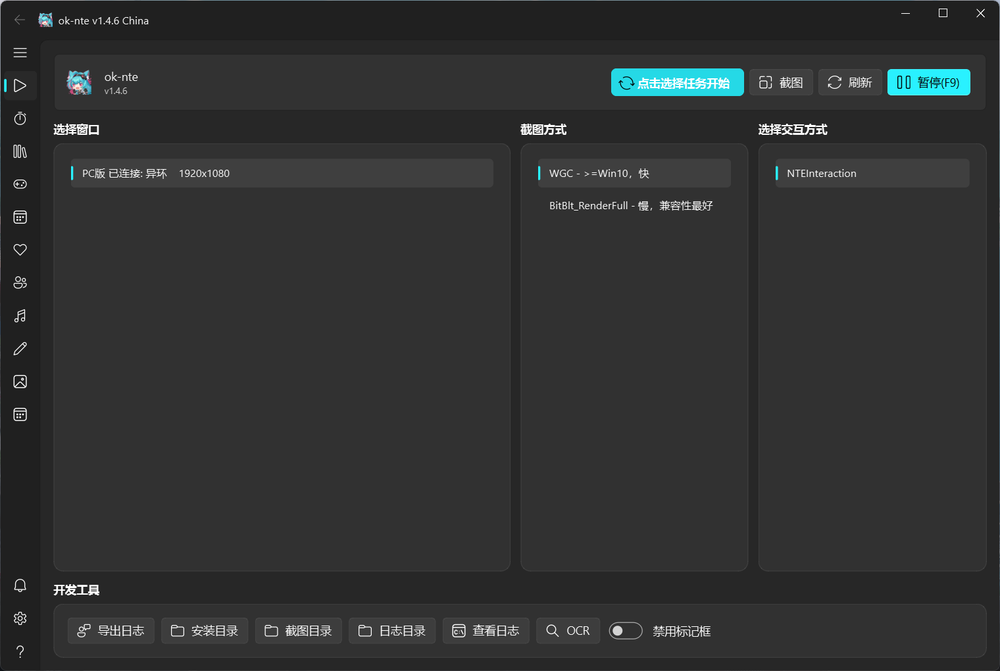
#> input picture probe/nte-page-00.png, 1000 x 671 px, shrunk from 1520 x 1020 before the run, found by its file name
$ python _probe_nte_menu_asset.py
#> lines starting #> are read from the running program, lines starting #| are printed output that depends on the picture
# -*- coding: utf-8 -*-
"""探测：把实时帧里 ok-nte 的 ☰ 原样取出来，与既有模板逐像素对照。

目的：`4_nte_menu.png`（登记为「ok-nte ☰ 身份锚点 v1.4.8」）在 v1.4.14 帧上
只得 0.4481，而 ok-ww 的 `3_ww_menu.png` 却得 1.0000。判明到底是谁错了：
是程序改版，还是当初这个资产本身就**裁错了**。

用法：
    python -X utf8 probe/_probe_nte_menu_asset.py [帧路径]
"""
import sys
from pathlib import Path

ROOT = Path(__file__).resolve().parent.parent
sys.path.insert(0, str(ROOT))

import numpy as np
from PIL import Image

FRAME = sys.argv[1] if len(sys.argv) > 1 else str(ROOT / "logs/shots/nte-page-00.png")
TPL = ROOT / "templates"


def ascii_of(gray, thr=140):
    return ["".join("1" if v > thr else "0" for v in row) for row in gray]


def main():
    frame = np.asarray(Image.open(FRAME).convert("RGB"))
#> frame is the input picture: shape (671, 1000, 3); mean R, G, B 48.4, 49.9, 50
    print(f"帧 {frame.shape[1]}x{frame.shape[0]}")
#| 帧 1000x671
    print()
    print("=== 帧中 ☰ 所在区域 y=52..76, x=8..44 的灰度矩阵（先做列裁剪定位真实字形）===")
    g = frame[:, :, :3].mean(axis=2)
    sub = g[50:78, 0:50]
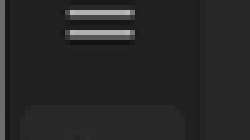
#> sub: shape (28, 50) float64 (shown 5 times larger); min 18, max 186, mean 39.5
    for i, row in enumerate(ascii_of(sub)):
        print(f"  y={50+i:3d} {row}")
#> this loop made 28 passes
#|   y= 50 00000000000000000000000000000000000000000000000000
#|   y= 51 00000000000000000000000000000000000000000000000000
#|   y= 52 00000000000000111111111111000000000000000000000000
#|   y= 53 00000000000000000000000000000000000000000000000000
#|   y= 54 00000000000000000000000000000000000000000000000000
#|   y= 55 00000000000000000000000000000000000000000000000000
#|   y= 56 00000000000000111111111111000000000000000000000000
#|   y= 57 00000000000000000000000000000000000000000000000000
#> (further printed lines are left out)

    print()
    print("=== 真实 ☰ 的三条线几何 ===")
    for y in range(50, 78):
        xs = np.where(g[y, 0:50] > 140)[0]
        if len(xs):
            print(f"  y={y:3d} n={len(xs):2d} x={xs.min():2d}..{xs.max():2d}")
#> this loop made 28 passes
#> xs on passes 3, 7: [14, 15, 16, 17, 18, 19, 20, 21, 22, 23, 24, 25], [14, 15, 16, 17, 18, 19, 20, 21, 22, 23, 24, 25]
#|   y= 52 n=12 x=14..25
#|   y= 56 n=12 x=14..25

    print()
    for name in ("3_ww_menu.png", "4_nte_menu.png"):
#> (the run stopped early here; a loop or call above may not have finished)

$ run again, with probe/nte-page-03.png copied over probe/nte-page-00.png
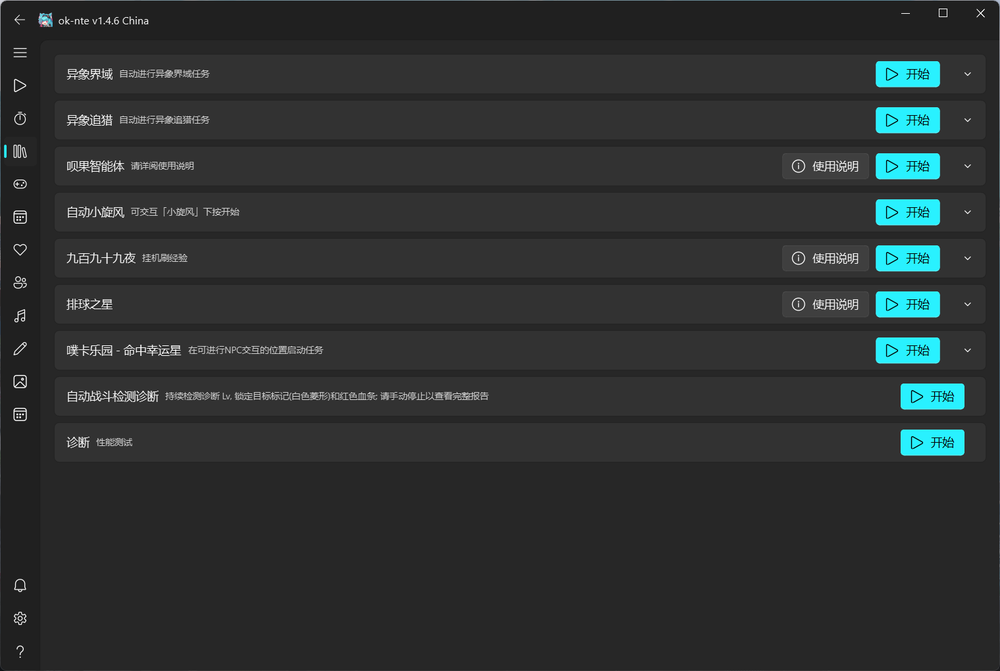
#> input picture probe/nte-page-03.png, 1000 x 671 px, shrunk from 1520 x 1020 before the run, found by its file name
#> in main, frame is the input picture: shape (671, 1000, 3); mean R, G, B 45.3, 49.5, 49.7
#| 帧 1000x671
#> in main, `g = frame[:, :, :3].mean(axis=2)`:
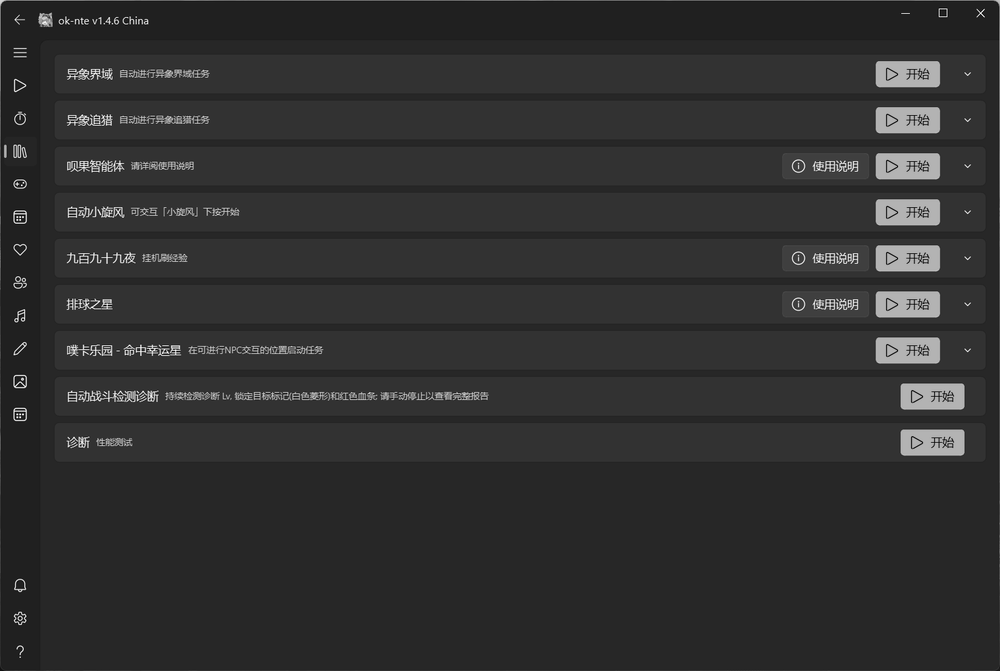
#> g: shape (671, 1000) float64; min 0, max 255, mean 48.2
#> the loop in main, `for i, row in enumerate(ascii_of(sub)):` made 28 passes
#|   y= 50 00000000000000000000000000000000000000000000000000
#|   y= 51 00000000000000000000000000000000000000000000000000
#|   y= 52 00000000000000111111111111000000000000000000000000
#|   y= 53 00000000000000000000000000000000000000000000000000
#|   y= 54 00000000000000000000000000000000000000000000000000
#> (further printed lines are left out)
#> the loop in main, `for y in range(50, 78):` made 28 passes
#> xs on passes 3, 7: [14, 15, 16, 17, 18, 19, 20, 21, 22, 23, 24, 25], [14, 15, 16, 17, 18, 19, 20, 21, 22, 23, 24, 25]
#> (printed output is left out)
